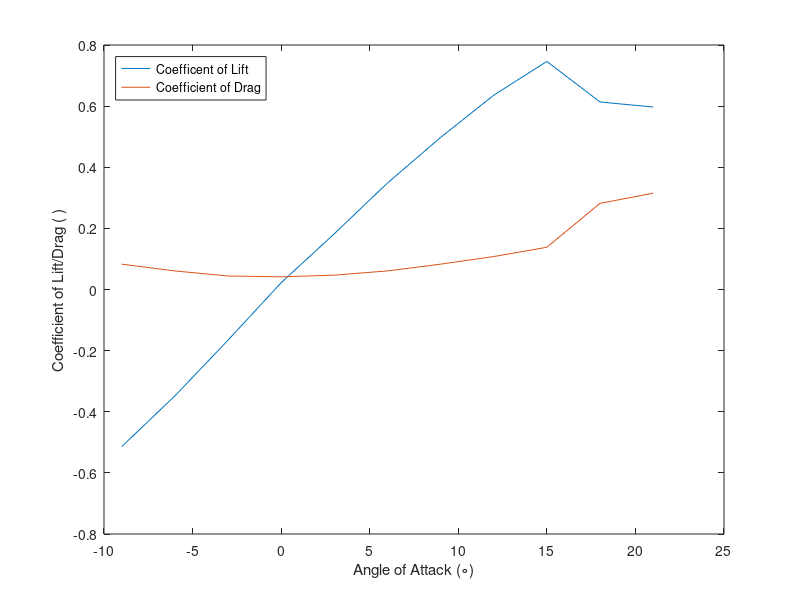
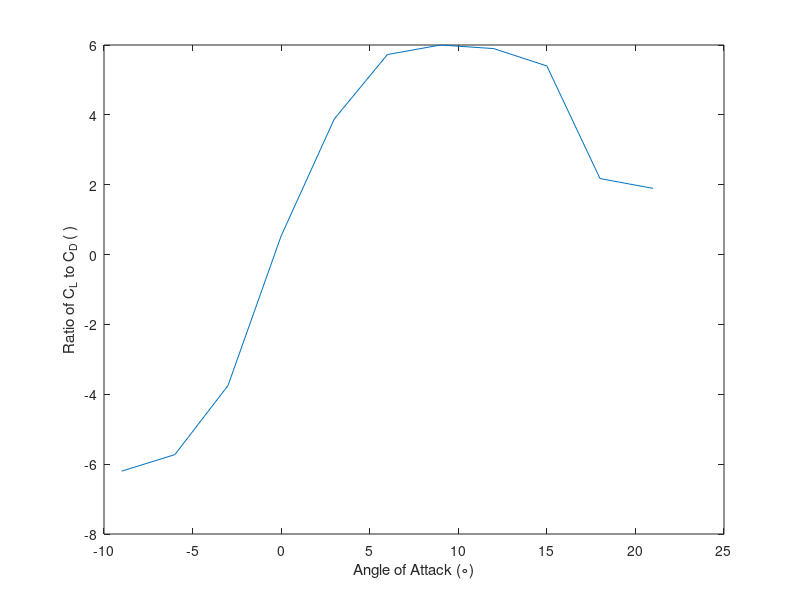
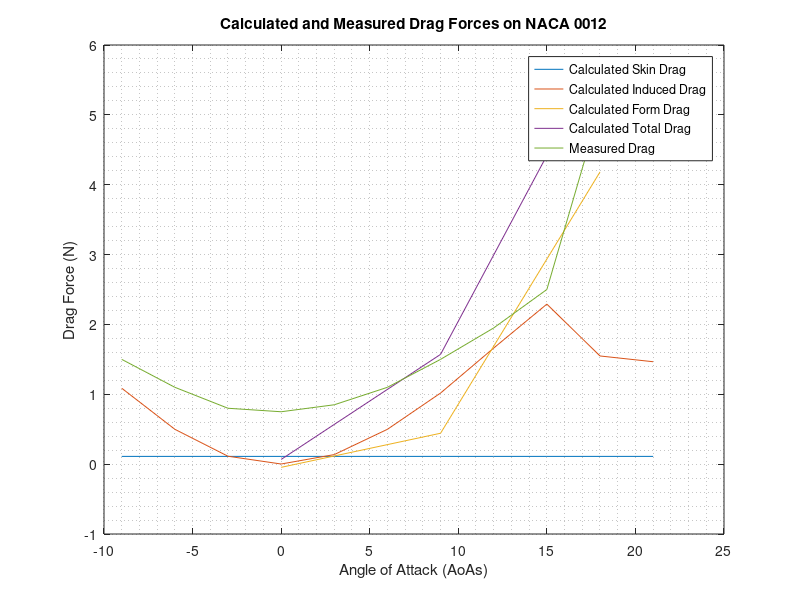

These figures' MATLAB source, in order:
clear all 
close all

%% Part 1
Temp_I = 21.2+273.15; % Deg C
Temp_F = 22.6+273.15; % Deg C
Pres_I = 102268; % Pa
Pres_F = 102235; % Pa
R = 8.314; % J/molK
MW = 28.97/1000; % g/mol

Density_I = (MW*Pres_I)/(R*Temp_I); % kg/m3
Density_F = (MW*Pres_F)/(R*Temp_F); % kg/m3

%% Part 2



AoA_Foil_0  = [1.6,3.2,2.95,3.54,3.85,3.57,3.79,3.65,3.52,3.05,3.31,3.16,2.98,2.55,3.65,3.44,3.21,3.5,3.4,3.31,2.91,3.14,.49].*0.0254;
AoA_Foil_9  = [1.6,3.2,7,5.9,5.25,4.4,4.2,3.8,3.55,3.05,3.25,3.15,1.6,2.2,2.6,2.65,2.7,3.05,3.1,3.05,2.7,2.9,.45].*0.0254;
AoA_Foil_18 = [1.6,3.25,4.05,3.95,4.00,3.7,4.1,4.15,4.2,3.65,4.0,3.85,1.5,1.9,2.25,2.35,2.5,2.9,3.0,3.1,2.85,3.25,0.5].*0.0254;

Den_Water = 998; %kg/m3
Gravity = 9.81; %m/s2

Pres_Foil_0 =  Pres_I - Den_Water*Gravity.*AoA_Foil_0;
Pres_Foil_9 =  Pres_I - Den_Water*Gravity.*AoA_Foil_9;
Pres_Foil_18 =  Pres_I - Den_Water*Gravity.*AoA_Foil_18;

%% Part 3

Vel_Foil_0 = sqrt((2/Density_I)*(Pres_Foil_0(1)-Pres_Foil_0(2)));
Vel_Foil_9 = sqrt((2/Density_I)*(Pres_Foil_9(1)-Pres_Foil_9(2)));
Vel_Foil_18 = sqrt((2/Density_I)*(Pres_Foil_18(1)-Pres_Foil_18(2)));
Vel_Foil_Mean = mean([Vel_Foil_0,Vel_Foil_9,Vel_Foil_18]);

%% Part 4

AoAs = [-9,-6,-3,0,3,6,9,12,15,18,21];
L_Force = [-9.3,-6.3,-3,0.4,3.3,6.3,9,11.5,13.5,11.1,10.8];
D_Force = [1.5,1.1,0.8,0.75,0.85,1.1,1.5,1.95,2.5,5.1,5.7];
A = .15*.30; % Chord * Span
C_L = L_Force/(.5*Density_I*(Vel_Foil_Mean^2)*A);
C_D = D_Force/(.5*Density_I*(Vel_Foil_Mean^2)*A);

C_L_Fit = polyfit(AoAs,C_L,1);
Zero = -C_L_Fit(2)/C_L_Fit(1); % This says we dont need to adjust at all, below +-0.5 degrees
CL = C_L'
CD = C_D'
%% Part 5
f1 = figure(1);
plot(AoAs,C_L,AoAs,C_D)
xlabel('Angle of Attack (\circ)')
ylabel('Coefficient of Lift/Drag ( )')
legend('Coefficent of Lift','Coefficient of Drag','location','northwest')


%% Part 6
f2 = figure(2);
plot(AoAs,C_L./C_D)
xlabel('Angle of Attack (\circ)')
ylabel('Ratio of C_L to C_D ( )')


%% Part 7

AoA_0_T  = [AoA_Foil_0(1),AoA_Foil_0(3:12),AoA_Foil_0(12)];
AoA_9_T  = [AoA_Foil_9(1),AoA_Foil_9(3:12),AoA_Foil_9(12)];
AoA_18_T = [AoA_Foil_18(1),AoA_Foil_18(3:12),AoA_Foil_18(12)];

AoA_0_B  = [AoA_Foil_0(1),AoA_Foil_0(13:22),AoA_Foil_0(22)];
AoA_9_B  = [AoA_Foil_9(1),AoA_Foil_9(13:22),AoA_Foil_9(22)];
AoA_18_B = [AoA_Foil_18(1),AoA_Foil_18(13:22),AoA_Foil_18(22)];


AoA_0_T_1  = AoA_0_T-(AoA_Foil_0(end));
AoA_9_T_1  = AoA_9_T-(AoA_Foil_9(end));
AoA_18_T_1 = AoA_18_T-(AoA_Foil_18(end));

AoA_0_B_1  = AoA_0_B-(AoA_Foil_0(end));
AoA_9_B_1  = AoA_9_B-(AoA_Foil_9(end));
AoA_18_B_1 = AoA_18_B-(AoA_Foil_18(end));


Pres_0_1_T =  -Den_Water*Gravity.*AoA_0_T_1;
Pres_9_1_T =  -Den_Water*Gravity.*AoA_9_T_1;
Pres_18_1_T = -Den_Water*Gravity.*AoA_18_T_1;
Pres_0_1_B =  -Den_Water*Gravity.*AoA_0_B_1;
Pres_9_1_B =  -Den_Water*Gravity.*AoA_9_B_1;
Pres_18_1_B = -Den_Water*Gravity.*AoA_18_B_1;

Pres_0_T =  Pres_0_1_T(1:12);
Pres_9_T =  Pres_9_1_T(1:12);
Pres_18_T = Pres_18_1_T(1:12);
Pres_0_B =  Pres_0_1_B(1:12);
Pres_9_B =  Pres_9_1_B(1:12);
Pres_18_B = Pres_18_1_B(1:12);


c = .15; % Chorde Length
t = .12;% Thickness to chord
L = .30; % Span

x_top = [0,0.76, 3.81, 11.43, 19.05, 38, 62, 80.77, 101.35, 121.92, 137.16,150]./1000;
x_bot = [0,1.52,7.62,15.24,22.86,41.15,59.44,77.73,96.02,114.3,129.54,150]./1000; 

y_top =5*c*t.*( (.2969.*sqrt(x_top/c))-(.1260.*x_top/c)-(.3516.*(x_top/c).^2)+(.2843.*(x_top/c).^3)-(.1015.*(x_top/c).^4));
y_bot =-5*c*t.*( (.2969.*sqrt(x_bot/c))-(.1260.*x_bot/c)-(.3516.*(x_bot/c).^2)+(.2843.*(x_bot/c).^3)-(.1015.*(x_bot/c).^4));

%plot(x_top,y_top,x_bot,y_bot)

% Top Stuff
for i = 1:length(y_top)-1
    theta = atand((y_top(i+1)-y_top(i))/(x_top(i+1)-x_top(i)));
    Drag_Top_0(i)  = L*(x_top(i+1)-x_top(i))*((Pres_0_T(i)+Pres_0_T(i+1))/2)*tand(theta);
    Drag_Top_9(i)  = L*(x_top(i+1)-x_top(i))*((Pres_9_T(i)+Pres_9_T(i+1))/2)*tand(theta);
    Drag_Top_18(i)  = L*(x_top(i+1)-x_top(i))*((Pres_18_T(i)+Pres_18_T(i+1))/2)*tand(theta);
    Lift_Top_0(i)  = -L*(x_top(i+1)-x_top(i))*((Pres_0_T(i)+Pres_0_T(i+1))/2);
    Lift_Top_9(i)  = -L*(x_top(i+1)-x_top(i))*((Pres_9_T(i)+Pres_9_T(i+1))/2);
    Lift_Top_18(i)  = -L*(x_top(i+1)-x_top(i))*((Pres_18_T(i)+Pres_18_T(i+1))/2);

    b_theta = atan((y_bot(i+1)-y_bot(i))/(x_bot(i+1)-x_bot(i)));
    Drag_Bot_0(i)  = -L*(x_bot(i+1)-x_bot(i))*((Pres_0_B(i)+Pres_0_B(i+1))/2)*tand(b_theta);
    Drag_Bot_9(i)  = -L*(x_bot(i+1)-x_bot(i))*((Pres_9_B(i)+Pres_9_B(i+1))/2)*tand(b_theta);
    Drag_Bot_18(i) = -L*(x_bot(i+1)-x_bot(i))*((Pres_18_B(i)+Pres_18_B(i+1))/2)*tand(b_theta);
    Lift_Bot_0(i)  = L*(x_bot(i+1)-x_bot(i))*((Pres_0_B(i)+Pres_0_B(i+1))/2);
    Lift_Bot_9(i)  = L*(x_bot(i+1)-x_bot(i))*((Pres_9_B(i)+Pres_9_B(i+1))/2);
    Lift_Bot_18(i) = L*(x_bot(i+1)-x_bot(i))*((Pres_18_B(i)+Pres_18_B(i+1))/ 2);
end



%% Part 8

nu = 1.5*10^-5; %m2/s
Re = Vel_Foil_Mean*c/nu;
Skin_Coeff = 0.0742/(Re^(1/5));
Skin_Drag = (1/2)*Skin_Coeff*Density_I*A*Vel_Foil_Mean^2;


%% Part 9

Induced_Coeff = (C_L.^2)/(pi*(L/c)*.7);
Induced_Drag = (Induced_Coeff*(Density_I)*A*Vel_Foil_Mean^2)/2;
Induced_Drag2 = Induced_Drag'
Ind_D_0 = Induced_Drag(4);
Ind_D_9 = Induced_Drag(7);
Ind_D_18 = Induced_Drag(10);
Ind_D_All = [Ind_D_0,Ind_D_9,Ind_D_18];

%% Part 10


a = 9;
DragTop9 =  Drag_Top_9.*cosd(a) + Lift_Top_9.*sind(a);
LiftTop9 = -Drag_Top_9.*sind(a) + Lift_Top_9.*cosd(a);
DragBot9 =  Drag_Bot_9.*cosd(a) + Lift_Bot_9.*sind(a);
LiftBot9 =  -Drag_Bot_9.*sind(a) + Lift_Bot_9.*cosd(a);

a = 18;
DragTop18 =  Drag_Top_18.*cosd(a) + Lift_Top_18.*sind(a);
LiftTop18 = -Drag_Top_18.*sind(a) + Lift_Top_18.*cosd(a);
DragBot18 =  Drag_Bot_18.*cosd(a) + Lift_Bot_18.*sind(a);
LiftBot18 =  -Drag_Bot_18.*sind(a) + Lift_Bot_18.*cosd(a);

Form_Drag_0 = sum(Drag_Top_0 + Drag_Bot_0);
Form_Lift_0 = sum(Lift_Top_0 + Lift_Bot_0);
Form_Drag_9 = sum(DragTop9 + DragBot9) ;
Form_Lift_9 = sum(LiftTop9 + LiftBot9);
Form_Drag_18 = sum(DragTop18 + DragBot18) ;
Form_Lift_18 = sum(LiftTop18 + LiftBot18);

Form_Drag_array = [Form_Drag_0,Form_Drag_9,Form_Lift_18];
%% Part 11


Skin_Drag_Lin = linspace(Skin_Drag, Skin_Drag, 11);
 
Specific_Angles = [AoAs(4), AoAs(7), AoAs(10)];
Drag_Form = [Form_Drag_0, Form_Drag_9, Form_Drag_18];

Total_Drag_0 = Form_Drag_0 + Skin_Drag + Ind_D_0;
Total_Drag_9 = Form_Drag_9 + Skin_Drag + Ind_D_9;
Total_Drag_18 = Form_Drag_18 + Skin_Drag + Ind_D_18;
Total_D = [Total_Drag_0, Total_Drag_9, Total_Drag_18];
Total_Lift_18 = Form_Lift_18;
Drag = [1.5,1.1,0.8,.75,.85,1.1,1.5,1.95,2.5,5.1,5.7];

f3 = figure(3);
plot(AoAs, Skin_Drag_Lin)
hold on
plot(AoAs, Induced_Drag )
plot(Specific_Angles, Drag_Form)
plot(Specific_Angles, Total_D)
plot(AoAs, Drag)
title('Calculated and Measured Drag Forces on NACA 0012')
legend('Calculated Skin Drag', 'Calculated Induced Drag', 'Calculated Form Drag', 'Calculated Total Drag', 'Measured Drag', 'Location', 'best')
xlabel('Angle of Attack (AoAs)')
ylabel('Drag Force (N)')
grid minor
 
%% Part 12
 
Un_L = 0.01; %N
Un_A = 0.25*10^-6; % m^3 
Un_Mano = 0.05; % m
Un_Den = 0.05; % kg/m3
 
alift = 1/(A*998*Gravity*(AoA_Foil_18(1) - AoA_Foil_18(2)))
aA = -Total_Lift_18/((A^2)*998*Gravity*(AoA_Foil_18(1) - AoA_Foil_18(2)))
amano = -Total_Lift_18/(A*998*Gravity*(AoA_Foil_18(1) - AoA_Foil_18(2))^2)
adens = -Total_Lift_18/(A*(998)^2*Gravity*(AoA_Foil_18(1) - AoA_Foil_18(2)))
 
uncertainty = sqrt((alift*Un_L)^2+(amano*Un_Mano)^2+(adens*Un_Den)^2+(aA*Un_A)^2)
 
 
%% Save Figures

saveas(f1, 'C:\Users\charl\Desktop\Charlie\Classes\Junior Year\Spring 2019\J-Lab\Lab 6\Figures\clandcd.png','png');
saveas(f2, 'C:\Users\charl\Desktop\Charlie\Classes\Junior Year\Spring 2019\J-Lab\Lab 6\Figures\cltocd.png','png');
saveas(f3, 'C:\Users\charl\Desktop\Charlie\Classes\Junior Year\Spring 2019\J-Lab\Lab 6\Figures\totaldrags.png','png');























